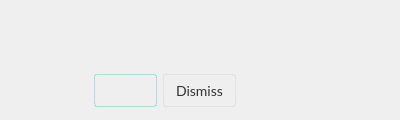
<?xml version="1.0" encoding="UTF-8"?>
<ui version="4.0">
 <class>PSAwidget</class>
 <widget class="QWidget" name="PSAwidget">
  <property name="geometry">
   <rect>
    <x>0</x>
    <y>0</y>
    <width>400</width>
    <height>120</height>
   </rect>
  </property>
  <property name="minimumSize">
   <size>
    <width>400</width>
    <height>120</height>
   </size>
  </property>
  <property name="maximumSize">
   <size>
    <width>400</width>
    <height>120</height>
   </size>
  </property>
  <property name="windowTitle">
   <string notr="true"/>
  </property>
  <property name="styleSheet">
   <string notr="true">#sWidget
{
  background-color: transparent;
}

#lTitle
{
  font-family: &quot;Lato&quot;;
  font-size: 14px;
  color: #333333;
}

#lDesc
{
  font-family: &quot;Lato&quot;;
  font-size: 12px;
  color: #666666;
}

#bImage
{
border: none;
}

#bMore
{
font-family: Lato;
font-size: 14px;
border: 1px solid rgba(0,191, 165, 30%);
border-radius: 3px;
color: #ffffff;
padding: 7px 12px 7px 12px;
background-color: qlineargradient(x1: 0, y1: 0, x2: 0, y2: 1,
							stop: 0 rgba(0, 204, 176, 1), stop: 1 rgba(0, 172,149,1));
}


#bMore:hover
{
	border: 1px solid rgba(0,191, 165, 80%);
}

#bDismiss
{
font-family: Lato;
font-size: 14px;
border: 1px solid rgba(0, 0, 0, 5%);
border-radius: 3px;
color: #333333;
padding: 7px 12px 7px 12px;
background-color: qlineargradient(x1: 0, y1: 0, x2: 0, y2: 1,
stop: 0 #ffffff, stop: 1 #fafafa);
}

#bDismiss::hover
{
border: 1px solid rgba(0, 0, 0, 10%);
}

#bDismiss::pressed
{
font-family: Lato;
font-size: 14px;
border: 1px solid rgba(0, 0, 0, 5%);
border-radius: 3px;
color: #333333;
padding: 7px 12px 7px 12px;
background-color: qlineargradient(x1: 0, y1: 0, x2: 0, y2: 1,
stop: 0 #ffffff, stop: 1 #fafafa);
}</string>
  </property>
  <layout class="QHBoxLayout" name="horizontalLayout_4">
   <property name="leftMargin">
    <number>0</number>
   </property>
   <property name="topMargin">
    <number>0</number>
   </property>
   <property name="rightMargin">
    <number>0</number>
   </property>
   <property name="bottomMargin">
    <number>0</number>
   </property>
   <item>
    <widget class="QStackedWidget" name="sWidget">
     <property name="lineWidth">
      <number>0</number>
     </property>
     <property name="currentIndex">
      <number>0</number>
     </property>
     <widget class="QWidget" name="pPSA">
      <layout class="QHBoxLayout" name="horizontalLayout_3">
       <property name="spacing">
        <number>0</number>
       </property>
       <property name="leftMargin">
        <number>0</number>
       </property>
       <property name="topMargin">
        <number>0</number>
       </property>
       <property name="rightMargin">
        <number>0</number>
       </property>
       <property name="bottomMargin">
        <number>0</number>
       </property>
       <item>
        <widget class="QWidget" name="wContainer" native="true">
         <property name="minimumSize">
          <size>
           <width>400</width>
           <height>120</height>
          </size>
         </property>
         <property name="maximumSize">
          <size>
           <width>400</width>
           <height>120</height>
          </size>
         </property>
         <layout class="QHBoxLayout" name="horizontalLayout_2">
          <property name="spacing">
           <number>16</number>
          </property>
          <property name="leftMargin">
           <number>14</number>
          </property>
          <property name="topMargin">
           <number>10</number>
          </property>
          <property name="rightMargin">
           <number>14</number>
          </property>
          <property name="bottomMargin">
           <number>8</number>
          </property>
          <item>
           <widget class="QWidget" name="wImage" native="true">
            <layout class="QVBoxLayout" name="verticalLayout_2">
             <property name="leftMargin">
              <number>0</number>
             </property>
             <property name="topMargin">
              <number>0</number>
             </property>
             <property name="rightMargin">
              <number>0</number>
             </property>
             <property name="bottomMargin">
              <number>0</number>
             </property>
             <item>
              <widget class="QPushButton" name="bImage">
               <property name="minimumSize">
                <size>
                 <width>64</width>
                 <height>64</height>
                </size>
               </property>
               <property name="maximumSize">
                <size>
                 <width>64</width>
                 <height>64</height>
                </size>
               </property>
               <property name="text">
                <string/>
               </property>
               <property name="iconSize">
                <size>
                 <width>64</width>
                 <height>64</height>
                </size>
               </property>
              </widget>
             </item>
             <item>
              <spacer name="verticalSpacer">
               <property name="orientation">
                <enum>Qt::Vertical</enum>
               </property>
               <property name="sizeHint" stdset="0">
                <size>
                 <width>20</width>
                 <height>0</height>
                </size>
               </property>
              </spacer>
             </item>
            </layout>
           </widget>
          </item>
          <item>
           <widget class="QWidget" name="wMessage" native="true">
            <property name="sizePolicy">
             <sizepolicy hsizetype="Preferred" vsizetype="Preferred">
              <horstretch>0</horstretch>
              <verstretch>0</verstretch>
             </sizepolicy>
            </property>
            <property name="minimumSize">
             <size>
              <width>300</width>
              <height>0</height>
             </size>
            </property>
            <layout class="QVBoxLayout" name="verticalLayout">
             <property name="spacing">
              <number>6</number>
             </property>
             <property name="leftMargin">
              <number>0</number>
             </property>
             <property name="topMargin">
              <number>0</number>
             </property>
             <property name="rightMargin">
              <number>0</number>
             </property>
             <property name="bottomMargin">
              <number>0</number>
             </property>
             <item>
              <widget class="QLabel" name="lTitle">
               <property name="sizePolicy">
                <sizepolicy hsizetype="Preferred" vsizetype="Minimum">
                 <horstretch>0</horstretch>
                 <verstretch>0</verstretch>
                </sizepolicy>
               </property>
               <property name="minimumSize">
                <size>
                 <width>300</width>
                 <height>18</height>
                </size>
               </property>
               <property name="maximumSize">
                <size>
                 <width>16777215</width>
                 <height>18</height>
                </size>
               </property>
               <property name="text">
                <string/>
               </property>
              </widget>
             </item>
             <item>
              <widget class="ElidedLabel" name="lDesc">
               <property name="minimumSize">
                <size>
                 <width>0</width>
                 <height>30</height>
                </size>
               </property>
               <property name="maximumSize">
                <size>
                 <width>16777215</width>
                 <height>30</height>
                </size>
               </property>
               <property name="frameShape">
                <enum>QFrame::NoFrame</enum>
               </property>
               <property name="frameShadow">
                <enum>QFrame::Plain</enum>
               </property>
               <property name="lineWidth">
                <number>0</number>
               </property>
              </widget>
             </item>
             <item>
              <widget class="QWidget" name="wButtons" native="true">
               <property name="minimumSize">
                <size>
                 <width>0</width>
                 <height>0</height>
                </size>
               </property>
               <property name="maximumSize">
                <size>
                 <width>16777215</width>
                 <height>16777215</height>
                </size>
               </property>
               <layout class="QHBoxLayout" name="horizontalLayout">
                <property name="spacing">
                 <number>6</number>
                </property>
                <property name="leftMargin">
                 <number>0</number>
                </property>
                <property name="topMargin">
                 <number>0</number>
                </property>
                <property name="rightMargin">
                 <number>0</number>
                </property>
                <property name="bottomMargin">
                 <number>0</number>
                </property>
                <item>
                 <widget class="QPushButton" name="bMore">
                  <property name="minimumSize">
                   <size>
                    <width>0</width>
                    <height>33</height>
                   </size>
                  </property>
                  <property name="maximumSize">
                   <size>
                    <width>16777215</width>
                    <height>33</height>
                   </size>
                  </property>
                  <property name="text">
                   <string/>
                  </property>
                 </widget>
                </item>
                <item>
                 <widget class="QPushButton" name="bDismiss">
                  <property name="minimumSize">
                   <size>
                    <width>0</width>
                    <height>33</height>
                   </size>
                  </property>
                  <property name="maximumSize">
                   <size>
                    <width>16777215</width>
                    <height>33</height>
                   </size>
                  </property>
                  <property name="text">
                   <string>Dismiss</string>
                  </property>
                 </widget>
                </item>
                <item>
                 <spacer name="horizontalSpacer">
                  <property name="orientation">
                   <enum>Qt::Horizontal</enum>
                  </property>
                  <property name="sizeHint" stdset="0">
                   <size>
                    <width>40</width>
                    <height>0</height>
                   </size>
                  </property>
                 </spacer>
                </item>
               </layout>
              </widget>
             </item>
            </layout>
           </widget>
          </item>
         </layout>
        </widget>
       </item>
      </layout>
     </widget>
     <widget class="QWidget" name="page_2"/>
    </widget>
   </item>
  </layout>
 </widget>
 <customwidgets>
  <customwidget>
   <class>ElidedLabel</class>
   <extends>QFrame</extends>
   <header location="global">ElidedLabel.h</header>
   <container>1</container>
  </customwidget>
 </customwidgets>
 <resources/>
 <connections/>
</ui>
